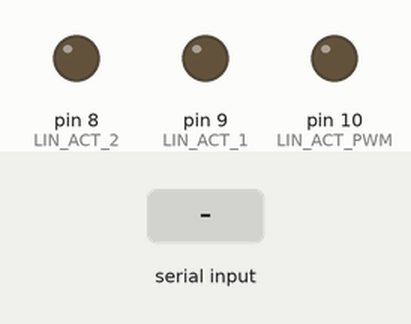
Bench run of a sketch on a simulated Arduino Uno, built with avr-gcc and run on an emulated ATmega328P. On the bench: output pins drawn as LEDs (lit = HIGH). The inputs (shaded band) are chosen by the test bench.

Above: at 3.0 s.
3.1 s: "O" received over Serial
At 3.5 s:
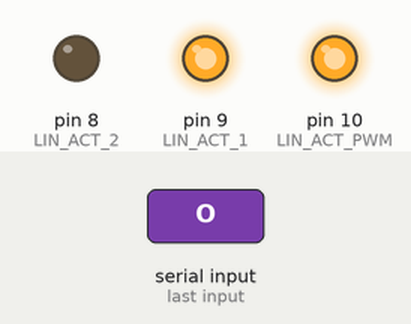
At 4.7 s:
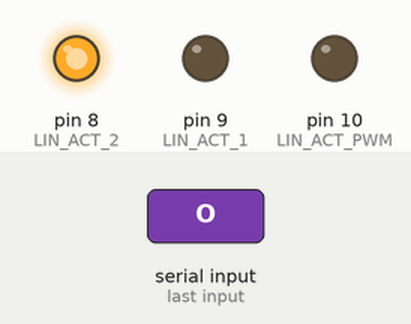
5.5 s: "L" received over Serial
8.5 s: "K" received over Serial
At 13.4 s:
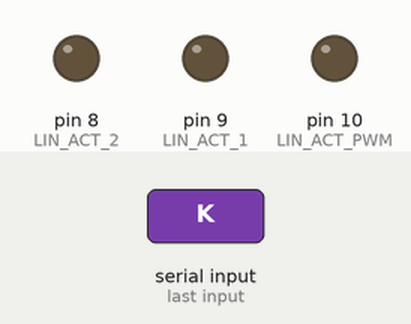
Timing chart, 0 to 14.9 s (numbered marks = the images above; inputs shaded):
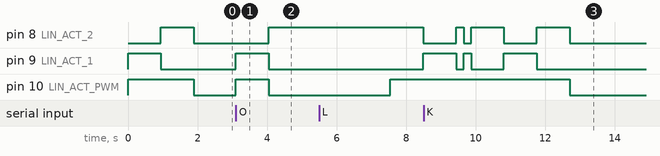

Measured:
- after the input at 3.1 s, pin 8 (LIN_ACT_2): LOW → HIGH after 0.95 s; pin 9 (LIN_ACT_1), pin 10 (LIN_ACT_PWM): LOW → HIGH at once, → LOW 0.95 s later
- after the input at 5.5 s, pin 9 (LIN_ACT_1): LOW → HIGH after 3.0 s
- after the input at 8.5 s, pin 10 (LIN_ACT_PWM): HIGH → LOW after 4.2 s instead of 2.3 s

The sketch:

servo_gpr.ino
```cpp
#define LIN_ACT_1 9
#define LIN_ACT_2 8
#define LIN_ACT_PWM 10
//#include <Servo.h>
//
//#define SERVO_PIN 6          // PWM pin for Parallax CR servo
//
//Servo driveServo;
//
//void setServoRPM(int rpm) {
//  // Parallax CR-servo: ≈50 RPM @ 2 ms, ‑50 RPM @ 1 ms, stop @ 1.5 ms
//  const int DEADBAND_RPM = 2; // below this treat as stop
//  rpm = constrain(rpm, -50, 50);
//  if (abs(rpm) < DEADBAND_RPM) rpm = 0;
//
//  rpm = -rpm;  // Invert direction to match desired rotation
//
//  int pulse = 1500 + rpm * 8;   // 10 µs per RPM (500 µs / 50 RPM)
//  driveServo.writeMicroseconds(pulse);
//}
int ft = 946,ss=214;

void gprPower() {
  analogWrite(LIN_ACT_PWM, 255);
  digitalWrite(LIN_ACT_1, HIGH);
  digitalWrite(LIN_ACT_2, LOW);
  delay(ft);
  analogWrite(LIN_ACT_PWM, 0);
  digitalWrite(LIN_ACT_1, LOW);
  digitalWrite(LIN_ACT_2, HIGH);
  delay(3500);
  analogWrite(LIN_ACT_PWM, 255);
  digitalWrite(LIN_ACT_1, LOW);
  digitalWrite(LIN_ACT_2, HIGH);
  delay(ft);
  analogWrite(LIN_ACT_PWM, 0);
  digitalWrite(LIN_ACT_1, LOW);
  digitalWrite(LIN_ACT_2, LOW);
}

void linestart() {
  analogWrite(LIN_ACT_PWM, 255);
  digitalWrite(LIN_ACT_1, HIGH);
  digitalWrite(LIN_ACT_2, LOW);
  delay(ft);
  analogWrite(LIN_ACT_PWM, 255);
  digitalWrite(LIN_ACT_1, LOW);
  digitalWrite(LIN_ACT_2, HIGH);
  delay(ss);
  analogWrite(LIN_ACT_PWM, 255);
  digitalWrite(LIN_ACT_1, HIGH);
  digitalWrite(LIN_ACT_2, LOW);
  delay(ss);
  analogWrite(LIN_ACT_PWM, 255);
  digitalWrite(LIN_ACT_1, LOW);
  digitalWrite(LIN_ACT_2, HIGH);
  delay(ft);
  analogWrite(LIN_ACT_PWM, 0);
  digitalWrite(LIN_ACT_1, LOW);
  digitalWrite(LIN_ACT_2, LOW);
}

void linestop() {
  analogWrite(LIN_ACT_PWM, 255);
  digitalWrite(LIN_ACT_1, HIGH);
  digitalWrite(LIN_ACT_2, LOW);
  delay(ft);
  analogWrite(LIN_ACT_PWM, 255);
  digitalWrite(LIN_ACT_1, LOW);
  digitalWrite(LIN_ACT_2, HIGH);
  delay(ft);
  analogWrite(LIN_ACT_PWM, 0);
  digitalWrite(LIN_ACT_1, LOW);
  digitalWrite(LIN_ACT_2, LOW);
}

void setup() {
  Serial.begin(9600);
  pinMode(LIN_ACT_1, OUTPUT);
  pinMode(LIN_ACT_2, OUTPUT);
  pinMode(LIN_ACT_PWM, OUTPUT);

  // Attach continuous-rotation servo
//  driveServo.attach(SERVO_PIN);
//  setServoRPM(0);   // ensure stopped

  // Power on the GPR at startup
  // gprPower();
  // linestart();
  linestop();
}

void loop() {
  if (Serial.available() > 0) {
    char inputChar = Serial.read();

    if (inputChar == 'O') {
      gprPower();
      // power off gpr
    }

    if (inputChar == 'L') {
      linestart();
      // servo speed will be updated via subsequent S commands

    } else if (inputChar == 'K') {
      linestop();
//      setServoRPM(0);   // stop servo when scanning stops

//    } else if (inputChar == 'S') {
//      // Expect ASCII signed integer RPM following 'S', terminated by \n
//      int rpm = Serial.parseInt();
//      setServoRPM(rpm);
    }
  }
}
```
